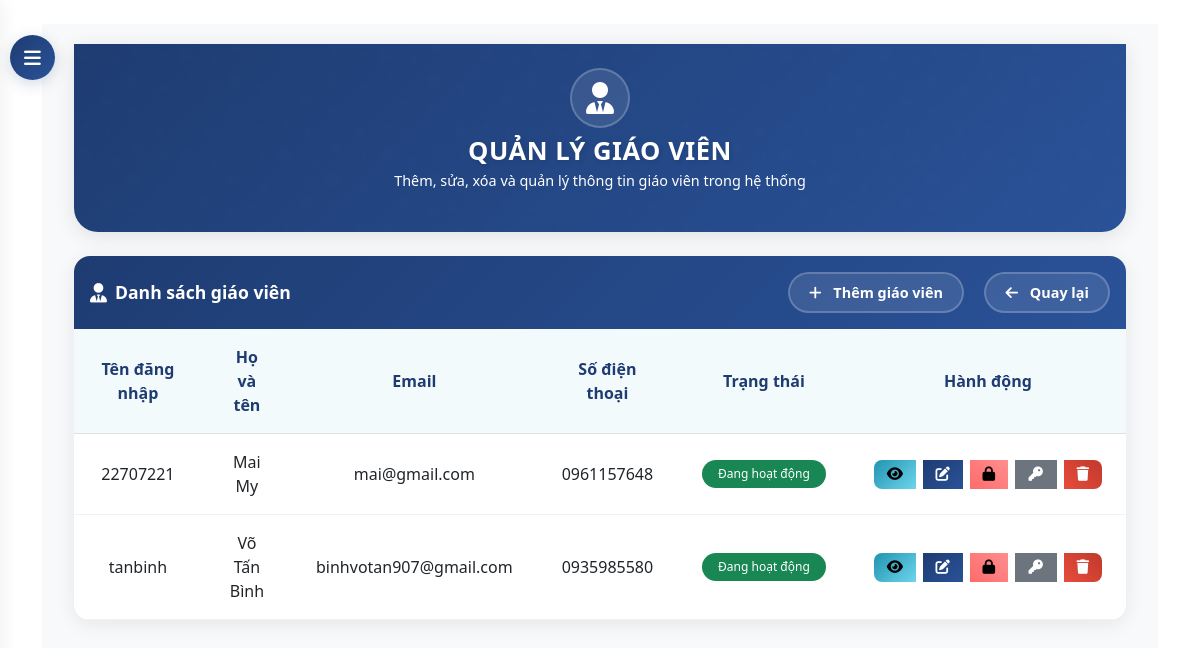
Screenshot of /dashboard/teachers/ (signed in) with the database file from the repository.
### core/models.py (models this page shows, shortened)
class Teacher(models.Model):
    user = models.OneToOneField(User, on_delete=models.CASCADE)
    phone = models.CharField(max_length=15, blank=True, null=True)
    date_of_birth = models.DateField(blank=True, null=True)
    address = models.TextField(blank=True, null=True)
    is_active = models.BooleanField(default=True)

### core/views.py (the view)
# urls.py: path('dashboard/teachers/', views.teacher_list, name='teacher_list'),
@login_required
@user_passes_test(is_admin)
def teacher_list(request):
    teachers = Teacher.objects.all()
    return render(request, 'core/admin/teacher_list.html', {'teachers': teachers})

### core/views.py (called while the page is built)
def is_admin(user):
    return user.is_superuser

### templates/core/admin/teacher_list.html (shortened to what this page needs)
{% extends 'base.html' %}
{% block content %}
<button id="sidebarCollapse">
    <i class="fas fa-bars"></i>
</button>
<div id="content">
    <div class="container-fluid">
        <div class="hero-section">
            <div class="container">
                <div class="row justify-content-center text-center">
                    <div class="col-md-8">
                        <div class="hero-icon">
                            <i class="fas fa-user-tie"></i>
                        </div>
                        <h1 class="hero-title">QUẢN LÝ GIÁO VIÊN</h1>
                        <p class="hero-subtitle">Thêm, sửa, xóa và quản lý thông tin giáo viên trong hệ thống</p>
                    </div>
                </div>
            </div>
        </div>
        <div class="teacher-card">
            <div class="card-header d-flex justify-content-between align-items-center">
                <h4 class="mb-0">
                    <i class="fas fa-user-tie"></i>
                    Danh sách giáo viên
                </h4>
                <div>
                    <a href="{% url 'teacher_create' %}" class="btn btn-add">
                        <i class="fas fa-plus"></i>
                        Thêm giáo viên
                    </a>
                    <a href="{% url 'admin_dashboard' %}" class="btn btn-back">
                        <i class="fas fa-arrow-left"></i>
                        Quay lại
                    </a>
                </div>
            </div>
            <div class="card-body">
                {% if teachers %}
                <div class="table-responsive">
                    <table class="table">
                        <thead>
                            <tr>
                                <th>Tên đăng nhập</th>
                                <th>Họ và tên</th>
                                <th>Email</th>
                                <th>Số điện thoại</th>
                                <th>Trạng thái</th>
                                <th>Hành động</th>
                            </tr>
                        </thead>
                        <tbody>
                            {% for teacher in teachers %}
                            <tr>
                                <td>{{ teacher.user.username }}</td>
                                <td>{{ teacher.user.get_full_name }}</td>
                                <td>{{ teacher.user.email }}</td>
                                <td>{{ teacher.phone|default:"-" }}</td>
                                <td>
                                    {% if teacher.is_active %}
                                    <span class="badge bg-success">Đang hoạt động</span>
                                    {% else %}
                                    <span class="badge bg-danger">Bị khóa</span>
                                    {% endif %}
                                </td>
                                <td>
                                    <div class="btn-group">
                                        <a href="{% url 'teacher_detail' teacher.id %}" class="btn btn-info btn-sm" title="Xem chi tiết">
                                            <i class="fas fa-eye"></i>
                                        </a>
                                        <a href="{% url 'update_teacher' teacher.id %}" class="btn btn-primary btn-sm" title="Chỉnh sửa">
                                            <i class="fas fa-edit"></i>
                                        </a>
                                        <a href="{% url 'teacher_toggle_status' teacher.id %}" class="btn btn-warning btn-sm" title="{% if teacher.is_active %}Khóa tài khoản{% else %}Mở khóa tài khoản{% endif %}">
                                            {% if teacher.is_active %}
                                            <i class="fas fa-lock"></i>
                                            {% else %}
                                            <i class="fas fa-lock-open"></i>
                                            {% endif %}
                                        </a>
                                        <a href="{% url 'teacher_reset_password' teacher.id %}" class="btn btn-secondary btn-sm" title="Đặt lại mật khẩu">
                                            <i class="fas fa-key"></i>
                                        </a>
                                        <a href="{% url 'teacher_delete' teacher.id %}" class="btn btn-danger btn-sm" title="Xóa" onclick="return confirm('Bạn có chắc chắn muốn xóa giáo viên này không?');">
                                            <i class="fas fa-trash"></i>
                                        </a>
                                    </div>
                                </td>
                            </tr>
                            {% endfor %}
                        </tbody>
                    </table>
                </div>
                {% else %}
                <div class="alert alert-info text-center">
                    <i class="fas fa-info-circle me-2"></i> Chưa có giáo viên nào trong hệ thống.
                </div>
                {% endif %}
            </div>
        </div>
    </div>
</div>
{% endblock %}

### templates/base.html (style rules this page uses)
:root { --navbar-bg: #0d47a1; --navbar-hover: rgba(255, 255, 255, 0.1); }

### templates/core/admin/teacher_list.html (style rules this page uses)
:root { --primary-gradient: linear-gradient(135deg, #1e3c72 0%, #2a5298 100%); --secondary-gradient: linear-gradient(135deg, #2193b0 0%, #6dd5ed 100%); --accent-gradient: linear-gradient(45deg, #ff6b6b, #ff8e8e); --success-gradient: linear-gradient(45deg, #2ecc71, #27ae60); --primary-color: #1e3c72; --text-light: rgba(255, 255, 255, 0.8); }
#sidebarCollapse { position: fixed; top: 35px; left: 10px; z-index: 999; border: none; background: var(--primary-gradient); color: white; padding: 12px 15px; border-radius: 50%; cursor: pointer; transition: all 0.3s; box-shadow: 0 4px 15px rgba(30, 60, 114, 0.2); width: 45px; height: 45px; display: flex; align-items: center; justify-content: center; }
#sidebarCollapse i { font-size: 1.2rem; transition: transform 0.3s ease; }
#content { transition: all 0.3s cubic-bezier(0.4, 0, 0.2, 1); margin-left: 0; padding: 20px; background: #f8f9fa; min-height: 100vh; }
.hero-section { background: var(--primary-gradient); color: white; padding: 1.5rem 0; margin-bottom: 1.5rem; border-radius: 0 0 1.5rem 1.5rem; box-shadow: 0 4px 20px rgba(0,0,0,0.1); position: relative; overflow: hidden; }
.hero-section::before { content: ''; position: absolute; top: 0; left: 0; right: 0; bottom: 0; opacity: 0.1; animation: slide 20s linear infinite; }
.hero-icon { font-size: 2rem; margin-bottom: 0.5rem; animation: float 3s ease-in-out infinite; background: rgba(255, 255, 255, 0.1); width: 60px; height: 60px; display: flex; align-items: center; justify-content: center; border-radius: 50%; margin: 0 auto 0.5rem; backdrop-filter: blur(5px); border: 2px solid rgba(255, 255, 255, 0.2); }
.hero-title { font-size: 1.6rem; font-weight: 700; margin-bottom: 0.2rem; text-shadow: 2px 2px 4px rgba(0,0,0,0.1); animation: fadeInUp 1s ease-out; letter-spacing: 0.5px; }
.hero-subtitle { font-size: 0.9rem; opacity: 0; animation: fadeInUp 1s ease-out forwards; animation-delay: 0.3s; font-weight: 300; }
.teacher-card { background: white; border-radius: 1rem; box-shadow: 0 4px 20px rgba(0,0,0,0.08); overflow: hidden; transition: all 0.4s cubic-bezier(0.4, 0, 0.2, 1); animation: fadeInUp 1s ease-out forwards; }
.card-header { background: var(--primary-gradient) !important; border: none; padding: 1rem; }
.card-header h4 { color: white; font-weight: 600; display: flex; align-items: center; font-size: 1.1rem; margin: 0; }
.card-header h4 i { margin-right: 0.5rem; font-size: 1.1em; }
.btn-add { background: rgba(255, 255, 255, 0.1); border: 2px solid rgba(255, 255, 255, 0.2); color: white; border-radius: 2rem; padding: 0.5rem 1.2rem; font-weight: 600; transition: all 0.4s ease; backdrop-filter: blur(5px); font-size: 0.9rem; }
.btn-add i { margin-right: 0.5rem; }
.btn-back { background: rgba(255, 255, 255, 0.1); border: 2px solid rgba(255, 255, 255, 0.2); color: white; border-radius: 2rem; padding: 0.5rem 1.2rem; font-weight: 600; transition: all 0.4s ease; backdrop-filter: blur(5px); font-size: 0.9rem; margin-left: 1rem; }
.btn-back i { margin-right: 0.5rem; }
.table { margin: 0; }
.table th { border-top: none; color: #1e3c72; font-weight: 600; padding: 1rem 1.5rem; background: rgba(33, 147, 176, 0.05); text-align: center; vertical-align: middle; }
.table td { padding: 1rem 1.5rem; vertical-align: middle; border-color: rgba(0,0,0,0.05); text-align: center; }
.btn-group { display: flex; justify-content: center; gap: 0.5rem; }
.btn-group .btn { padding: 0.4rem 0.8rem; border-radius: 0.5rem; transition: all 0.3s ease; display: inline-flex; align-items: center; justify-content: center; }
.btn-group .btn i { font-size: 0.9rem; }
.btn-info { background: var(--secondary-gradient); border: none; }
.btn-primary { background: var(--primary-gradient); border: none; }
.btn-warning { background: var(--accent-gradient); border: none; }
.btn-danger { background: linear-gradient(45deg, #e74c3c, #c0392b); border: none; }
.badge { padding: 0.5rem 1rem; border-radius: 2rem; font-weight: 500; display: inline-block; }

### rows the page displays
Teacher: user.username "22707221", user.get_full_name "Mai My", user.email "mai@gmail.com", phone "0961157648", is_active "Đang hoạt động"
Teacher: user.username "tanbinh", user.get_full_name "Võ Tấn Bình", user.email "binhvotan907@gmail.com", phone "0935985580", is_active "Đang hoạt động"
